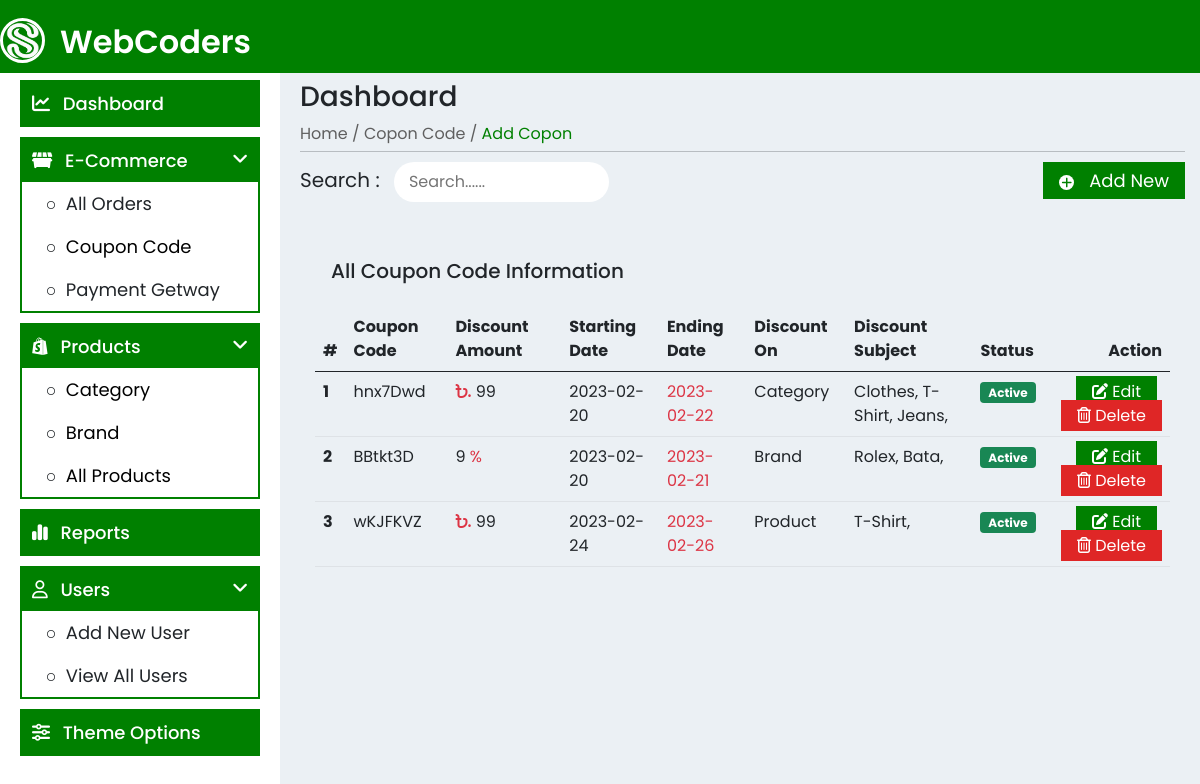
The page /admin/copon_code.php on the database its author committed.
### tables this page shows
CREATE TABLE `mart_coupon` (
  `ID` int(11) NOT NULL,
  `coupon_code` varchar(11) NOT NULL,
  `amount` int(11) NOT NULL,
  `dis_on` int(11) DEFAULT NULL COMMENT '0 for % and 1 for fixed',
  `start_date` date DEFAULT NULL,
  `end_date` date DEFAULT NULL,
  `dis_on_type` int(11) DEFAULT NULL COMMENT '0 for spaesic product, 1 for specific Category, 3 for specfic brand',
  `discount_on` varchar(255) DEFAULT NULL,
  `copon_status` int(11) NOT NULL COMMENT '0 for Deactive and 1 for active'
);

CREATE TABLE `mart_category` (
  `ID` int(11) NOT NULL,
  `cat_name` varchar(50) NOT NULL,
  `cat_img` varchar(255) DEFAULT '0',
  `sub_cname` varchar(50) DEFAULT NULL,
  `is_parent` int(11) NOT NULL DEFAULT 0,
  `cat_status` int(11) DEFAULT 0 COMMENT '0 for Deactive 1 for active'
);

CREATE TABLE `mart_brand` (
  `ID` int(11) NOT NULL,
  `Brand_Name` varchar(50) NOT NULL,
  `Brand_Category` varchar(50) NOT NULL,
  `Brand_Image` varchar(255) DEFAULT '0',
  `Is_Parent` int(11) DEFAULT 0,
  `Brand_Status` int(11) DEFAULT 0 COMMENT '0 for Deactive 1 for Active'
);

CREATE TABLE `mart_product` (
  `ID` int(11) NOT NULL,
  `p_name` varchar(50) NOT NULL,
  `p_category` int(11) DEFAULT NULL,
  `p_sub_category` int(11) DEFAULT NULL,
  `p_brand` int(11) DEFAULT NULL,
  `p_reg_price` int(11) DEFAULT NULL,
  `p_offer_price` int(11) DEFAULT NULL,
  `p_featured_img` varchar(255) DEFAULT NULL,
  `p_img_gallery` text DEFAULT NULL,
  `p_short_desc` text NOT NULL,
  `p_long_desc` text DEFAULT NULL,
  `p_stock` int(11) DEFAULT NULL,
  `p_status` int(11) DEFAULT 0 COMMENT '0 for Deactive 1 for active'
);

### admin/copon_code.php (the view, shortened to what this page needs)
<?php include 'inc/header.php'?>
<?php include 'inc/side_menu.php'?>
        <div class="body">
            <div class="body-header">
                <h3>Dashboard</h3>
                <ul>
                    <li><a href="index.php">Home /</a></li>
                    <li><a href="">Copon Code /</a></li>
                    <li><a href="add_products.php" class="active">Add Copon</a></li>
                </ul>
                <hr>
            </div>
            <div class="body-main">
                <div class="category-info">
                    <div class="row">
                        <div class="col-md-6 text-start">
                            <div class="cat-info-search">
                                <span>Search :</span> <input type="text" id="search" autocomplete="off" placeholder="Search......">
                            </div>
                        </div>
                        <div class="col-md-6">
                            <div class="add-cat-button text-end mb-3">
                                <a type="button" class="add_new_category" id="add_cat_btn" onclick="clcAddNew();"><i class="fa-solid fa-plus"></i> Add New</a>
                            </div>
                        </div>
                    </div>
                    <div class="cat-all-info mt-4">
                        <div class="cat-info-table">
                            <h5 class="mb-4 ms-3">All Coupon Code Information</h5>
                            <table class="table table-hover">
                                <thead>
                                    <tr>
                                        <th scope="col">#</th>
                                        <th scope="col">Coupon Code</th>
                                        <th scope="col">Discount Amount</th>
                                        <th scope="col">Starting Date</th>
                                        <th scope="col">Ending Date</th>
                                        <th scope="col">Discount On</th>
                                        <th scope="col">Discount Subject</th>
                                        <th scope="col">Status</th>
                                        <th scope="col" class="text-end">Action</th>
                                    </tr>
                                </thead>
                                <tbody>
                                    <?php
                                        $discount_sql = "SELECT * FROM mart_coupon";
                                        $discount_res = mysqli_query($db,$discount_sql);
                                        $serial =0;
                                        while($discount_row = mysqli_fetch_assoc($discount_res)){
                                            $dis_Id     = $discount_row['ID'];
                                            $coupon_code= $discount_row['coupon_code'];
                                            $amount     = $discount_row['amount'];
                                            $dis_on     = $discount_row['dis_on'];
                                            $start_date = $discount_row['start_date'];
                                            $end_date   = $discount_row['end_date'];
                                            $dis_on_type= $discount_row['dis_on_type'];
                                            $discount_on= $discount_row['discount_on'];
                                            $copon_status= $discount_row['copon_status'];
                                            $serial++;
                                            ?>
                                                <tr>
                                                    <th scope="row"><?php echo $serial;?></th>
                                                    <td><?php echo $coupon_code;?></td>
                                                    <td>
                                                        <?php
                                                            if($dis_on == 1){
                                                                echo '<i class="fa-solid fa-bangladeshi-taka-sign text-danger">.</i> '.$amount;
                                                            }else{
                                                                echo $amount.' <span class=text-danger>%</span>';
                                                            }
                                                        ?>
                                                    </td>
                                                    <td><?php echo $start_date;?></td>
                                                    <td><?php echo '<span class="text-danger">'.$end_date.'</span>';?></td>
                                                    <td>
                                                        <?php
                                                            if($dis_on_type == 1){
                                                                echo 'Product';
                                                            }else if($dis_on_type == 2){
                                                                echo 'Category';
                                                            }else{
                                                                echo 'Brand';
                                                            }
                                                        ?>
                                                    </td>
                                                    <td><?php
                                                        if($dis_on_type == 1){
                                                            $cat_id     = explode(',', $discount_on);
                                                            $total_dis  = count($cat_id);
                                                            for($x=1; $x < $total_dis; $x++){
                                                                $catName=mysqli_query($db,"SELECT p_name FROM mart_product WHERE ID='$cat_id[$x]'");
                                                                $row=mysqli_fetch_assoc($catName);
                                                                $cat_name = $row['p_name'];
                                                                $cat_names = $cat_name.', ';
                                                                echo $cat_names;
                                                            }
                                                        }
                                                        else if($dis_on_type == 2){
                                                            $cat_id     = explode(',', $discount_on);
                                                            $total_dis  = count($cat_id);
                                                            for($x=1; $x < $total_dis; $x++){
                                                                $catName=mysqli_query($db,"SELECT cat_name FROM mart_category WHERE ID='$cat_id[$x]'");
                                                                $row=mysqli_fetch_assoc($catName);
                                                                $cat_name = $row['cat_name'];
                                                                $cat_names = $cat_name.', ';
                                                                echo $cat_names;
                                                            }
                                                        }
                                                        else{
                                                            $cat_id     = explode(',', $discount_on);
                                                            $total_dis  = count($cat_id);
                                                            for($x=1; $x < $total_dis; $x++){
                                                                $catName=mysqli_query($db,"SELECT Brand_Name FROM mart_brand WHERE ID='$cat_id[$x]'");
                                                                $row=mysqli_fetch_assoc($catName);
                                                                $cat_name = $row['Brand_Name'];
                                                                $cat_names = $cat_name.', ';
                                                                echo $cat_names;
                                                            }
                                                        }
                                                    ?></td>
                                                    <td><?php if($copon_status == 0)echo '<span class="badge bg-danger">Deactive</span>';else echo '<span class="badge bg-success">Active</span>';?></td>
                                                    <td class="text-end">
                                                        <a href="copon_code.php?editid=<?php echo $dis_Id;?>" class="cat_edit"><i class="fa-solid fa-pen-to-square"></i> Edit</a>
                                                        <a href="" class="cat_delete" data-bs-toggle="modal" data-bs-target="#del_id<?php echo $dis_Id;?>"><i class="fa-regular fa-trash-can"></i> Delete</a>
                                                    </td>
                                                </tr>
                                            <?php
                                        }
                                    ?>
                                </tbody>
                            </table>
                        </div>
                    </div>
                </div>
            </div>
        </div>
<?php include('inc/footer.php')?>

### admin/assets/css/style.css (style rules this page uses)
* { padding: 0; margin: 0; list-style: none; box-sizing: border-box; }
body { font-family: 'Poppins', sans-serif; background: #ebf0f4; }
a { text-decoration: none; }
ul { margin: 0; padding: 0; }
.body .body-header ul li { display: inline-block; }
.body .body-header a { color: rgb(95, 95, 95); }
.body .body-header .active { color: green; }
.body hr { margin: 5px 0 10px 0; }
.body { padding-top: 80px; padding-left: 300px; padding-right: 15px; }
.add-cat-button a { background: green; color: #fff; padding: 5px 16px; font-size: 18px; }
.add-cat-button a i { background: #fff; color: green; border-radius: 100%; font-size: 12px; width: 15px; height: 15px; line-height: 15px; text-align: center; margin-right: 10px; }
.cat-info-search span { font-size: 20px; }
.cat-info-search input { border: none; border-radius: 30px; padding: 8px 15px; margin-left: 10px; background: #fff; width: 50%; }
.cat-info-table { padding: 20px 15px; border-radius: 12px; }
.cat_edit { background: green; color: #fff; padding: 4px 16px; margin-right: 5px; }
.cat_delete { background: rgb(223, 38, 38); color: #fff; padding: 4px 16px; }

### rows shown on the page
mart_coupon: coupon_code "hnx7Dwd", amount "99", start_date "2023-02-20", end_date "2023-02-22", dis_on_type "Category", copon_status "Active"
mart_category: cat_name "Clothes,"
mart_category: cat_name "T-Shirt,"
mart_category: cat_name "Jeans,"
mart_coupon: coupon_code "BBtkt3D", amount "9", start_date "2023-02-20", end_date "2023-02-21", dis_on_type "Brand", copon_status "Active"
mart_brand: Brand_Name "Rolex,"
mart_brand: Brand_Name "Bata,"
mart_coupon: coupon_code "wKJFKVZ", amount "99", start_date "2023-02-24", end_date "2023-02-26", dis_on_type "Product", copon_status "Active"
mart_product: p_name "T-Shirt,"
